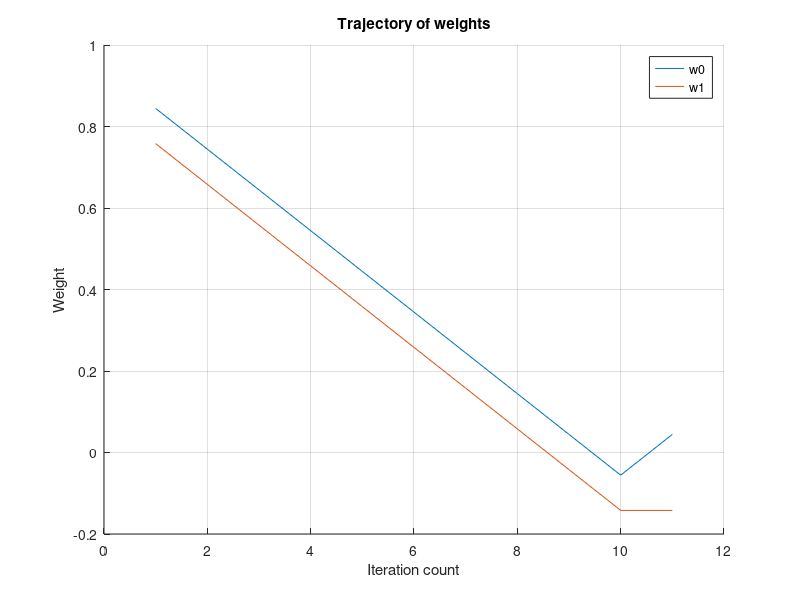
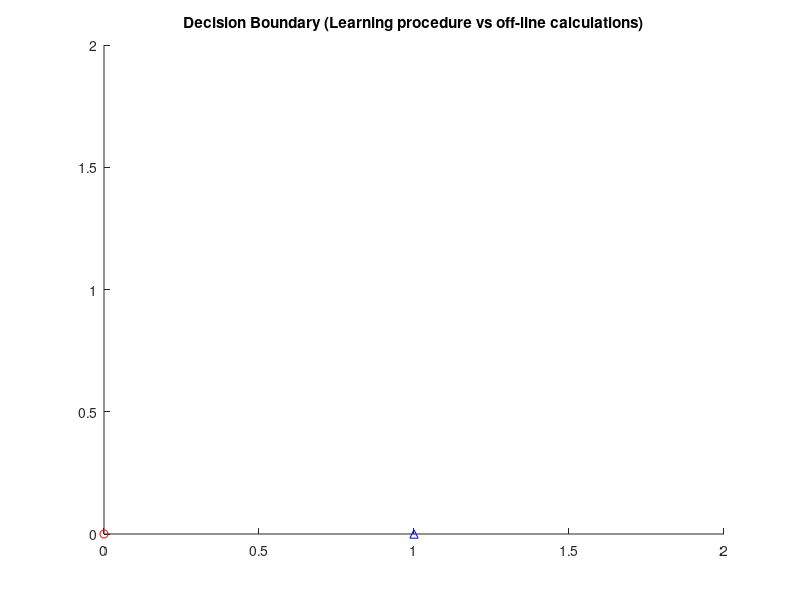

MATLAB code to generate these figures, in order: (Note: this script raises an error after producing the figures.)
clc
clear

and = [1 1 1 1; 0 0 1 1; 0 1 0 1; 0 0 0 1];
or = [1 1 1 1; 0 0 1 1; 0 1 0 1; 0 1 1 1];
nand = [1 1 1 1; 0 0 1 1; 0 1 0 1; 1 1 1 0];
complement = [1 1; 0 1; 1 0];


func = complement;
l_rate = 0.1;
[dim, num_inputs] = size(func);
%setting seed to 0 to ensure reproducibility
rng('default')
s = rng

weights = rand(1, dim-1);
count = 1

classified = false;

while ~(classified)
    classified = true;
    for i = 1: num_inputs
        y = (dot(weights(count, 1:dim-1), func(1:dim-1, i)) >= 0);
        err = func(dim, i) - y;
        if (~(err == 0))
            classified = false;
            weights(count+1, 1:dim-1) = weights(count, 1:dim-1) + (l_rate * err * func(1:dim-1, i))';
            count = count + 1;
        end
    end
end

if dim-1 == 2 %handling complement case
    figure;
    title('Trajectory of weights');
    hold on;
    xlabel("Iteration count");
    ylabel("Weight");
    plot(weights(1:size(weights, 1), 1));
    plot(weights(1:size(weights, 1), 2));
    legend({'w0', 'w1'});
    grid on;
    hold off;
    
    figure;
    title('Decision Boundary (Learning procedure vs off-line calculations)')
    hold on;
    xlim([0,2])
    ylim([0,2])
    %plot truth table
    for i=1:num_inputs
        if func(end, i) == 1
            plot(func(end, i),0, 'b^');
        else
            plot(func(end, i),0, 'ro');
        end
    end
    %plot learning procedure
    x = -weights(end,1)/weights(end,2);
    xline(x,'k');
    %plot COMPLEMENT off line calculation
    xline(0.5, 'r');
    xlabel("x1");
    ylabel("x2");
    grid on
    hold off
end        

if dim-1 == 3
    figure;
    title('Trajectory of weights');
    hold on;
    xlabel("Iteration count");
    ylabel("Weight");
    plot(weights(1:size(weights,1),1));
    plot(weights(1:size(weights,1),2));
    plot(weights(1:size(weights,1),3));
    legend({'w0','w1','w2'});
    grid on
    hold off
    
    figure;
    title('Decision Boundary (Learning procedure vs off-line calculations)')
    hold on;
    x = -10:100;
    m = -weights(end,2)/weights(end,3);
    c = -weights(end,1)/weights(end,3);
    xlim([0,2])
    ylim([0,2])
    %plot truth table
    for i = 1:num_inputs
        if func(end,i) == 1
            plot(func(2,i),func(3,i),'b^');
        else
            plot(func(2,i),func(3,i),'ro');
        end
    end
    %plot learning procedure
    y = m * x + c;
    plot(x, y,'k')
    %plot off line calculation
    y_off_and = -x + 1.5;
    y_off_or = -x + 0.5;
    y_off_nand = -x + 1.5;
    plot(x, y_off_nand, 'r');
    xlabel("x1");
    ylabel("x2");
    grid on
    hold off
end